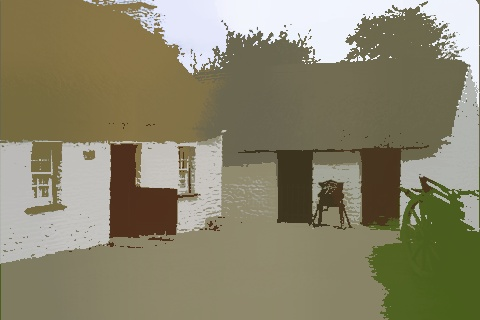
//> input picture trets2018-images/cottage-mean-shifted.jpg, 480 x 320 px
$ ./visual-saliency-static-arrays-reuse ../../../trets2018-images/cottage-mean-shifted.jpg out.png   (built with g++ and OpenCV 4)
//> lines starting //> are read from the running program, lines starting //| are printed output that depends on the picture
#include <opencv2/core/core.hpp>
#include <opencv2/highgui/highgui.hpp>
#include <opencv2/imgproc/imgproc.hpp>
#include <iostream>

using namespace cv;
using namespace std;

template <int h, int w>
void saveImage(string const &fname, unsigned char image[h][w]) {
  uchar **castedImg = new uchar*[h];
  for (int i=0; i<h; ++i)
    castedImg[i] = new uchar[w];

  for (int i=0;i<w;i++) {
    for (int j=0;j<h;j++) {
      castedImg[j][i] = image[j][i];
    }
  }

  /* convert array of pointers to consecutive memory */
  uchar *data = new uchar[w*h];
  for (int j=0; j<h; j++) {
    for (int i=0; i<w; i++) {
      data[w*j+i] = image[j][i];
    }
  }
  Mat newY = Mat(Size(w,h), CV_8UC1, data);
  imwrite(fname,newY);
}

/* lower level: blur 2D filter */
template<int h, int w>
void blurFilter (unsigned char image[h][w]) {
  for (int j=0;j<h;++j) {
    for (int i=0;i<w;++i) {
      int left  = i == 0 ? 0 : i - 1;
      int right = i == w-1 ? i : i + 1;
      int above = j == 0 ? 0 : j - 1;
      int below = j == h-1 ? j : j + 1;
      image[j][i] =
        ( image[above][left] + image[above][i] + image[above][right]
          + image[j][left] + image[j][i] + image[j][right]
          + image[below][left] + image[below][i] +
          image[below][right]) / 9;
    }
  }
}

template <int h, int w>
void fwt(unsigned char image[h][w],unsigned char llBand[h/2][w/2], unsigned char lhBand[h/2][w/2],
         unsigned char hlBand[h/2][w/2],unsigned char hhBand[h/2][w/2]) {
  unsigned char band[h][w/2];
  // low
  for (int row=0;row<h;row++) {
    for (int col=0;col<w;++col) {
      int left = col == 0 ? 0 : col-1;
      int right = col == w-1 ? w-1 : col+1;
      if (col % 2 == 0) { // low
        band[row][(int)(col/2)] =
          min(255,
          image[row][col]
          + ((image[row][left]
              + image[row][right])>>2));
      }
    }
  }

  /* step 2: column wise low */
  for (int row=0;row<h;row++) {
    for (int col=0;col<w/2;++col) {
      int above = row == 0 ? 0 : row-1;
      int below = row == h-1 ? h-1 : row+1;

      if (row % 2 == 0) { // low
        llBand[(int)row/2][col] =
          min(255,
          band[row][col]
          + ((band[above][col]
              + band[below][col])>>2));
      }
      else { // high
        lhBand[(int)row/2][col] =
          max(0,
          band[row][col]
          - ((band[above][col]
              + band[below][col])>>1));
      }
    }
  }

  // recompute band for high
  for (int row=0;row<h;row++) {
    for (int col=0;col<w;++col) {
      int left = col == 0 ? 0 : col-1;
      int right = col == w-1 ? w-1 : col+1;
      if (col % 2 != 0) { // high
      }
        band[row][(int)(col/2)] =
          max(0,
          image[row][col]
          - ((image[row][left]
              + image[row][right])>>1));
    }
  }

  /* step 3: column wise high */
  for (int row=0;row<h;row++) {
    for (int col=0;col<w/2;++col) {
      int above = row == 0 ? 0 : row-1;
      int below = row == h-1 ? h-1 : row+1;

      if (row % 2 == 0) { // low
        hlBand[(int)row/2][col] =
          max(0,
          band[row][col]
          + ((band[above][col]
              + band[below][col])>>2));
      }
      else { // high
        hhBand[(int)row/2][col] =
          max(0,
          band[row][col]
          - ((band[above][col]
              + band[below][col])>>1));
      }
    }
  }
}


template <int h, int w, int scale>
void resizeAndAdd(unsigned char image[h][w],unsigned char scaledImage[h*scale][w*scale]) {
  for (int i=0; i<w*scale; ++i) {
    for (int j=0;j<h*scale; ++j) {
      scaledImage[j][i] += image[j/scale][i/scale];
    }
  }
}

template <int h, int w>
void mapForm(unsigned char l1[h][w],unsigned char l2[h][w],unsigned
char l3[h][w],unsigned char newImage[h][w]) {
  for (int i=0;i<w;++i) {
    for (int j=0;j<h;++j) {
      newImage[j][i] = // (l1[j][i] + l2[j][i] + l3[j][i]);
        std::min ((unsigned char) 255,(unsigned char) (l1[j][i] + l2[j][i] + l3[j][i]));
    }
  }
}

template <int h,int w>
void orientForm(unsigned char image1[h][w],unsigned char
  image2[h][w],unsigned char image3[h][w], unsigned char newImage[h][w]) {
  for (int i=0;i<w;++i) {
    for (int j=0;j<h;++j) {
      newImage[j][i] = // image1[j][i] + image2[j][i] + image3[j][i];
        std::min ((unsigned char) 255,(unsigned char) (image1[j][i] + image2[j][i] + image3[j][i]));
    }
  }
}

template <int h, int w>
void addImages(unsigned char image1[h][w], unsigned char
               newImage[h][w]) {
  for (int i=0;i<w;++i) {
    for (int j=0;j<h;++j) {
      newImage[j][i] = // image1[j][i] + image2[j][i] + image3[j][i];
        std::min ((unsigned char) 255,(unsigned char) (image1[j][i] + newImage[j][i]));
    }
  }
}

template <int w, int h>
void resetImage(unsigned char image [w][h]) {
  for (int i=0;i<w;++i) {
    for (int j=0;j<h;++j) {
      image[j][i] = 0;
    }
  }
}

template <int h, int w>
void mergeBands(unsigned char l1[h/2][w/2], unsigned char
                l2[h/4][w/4], unsigned char l3[h/8][w/8], unsigned
                char map[h][w]) {
  blurFilter<w/2, h/2>(l1);
  blurFilter<w/4, h/4>(l2);
  blurFilter<w/8, h/8>(l3);
  resizeAndAdd<h/2,w/2,2>(l1,map);
  resizeAndAdd<h/4,w/4,4>(l2,map);
  resizeAndAdd<h/8,w/8,8>(l3,map);
}


template <int h, int w>
void visualSaliency(unsigned char image[h][w]) {
  unsigned char ll1[h/2][w/2];
  unsigned char lh1[h/2][w/2];
  unsigned char hl1[h/2][w/2];
  unsigned char hh1[h/2][w/2];
  unsigned char ll2[h/4][w/4];
  unsigned char lh2[h/4][w/4];
  unsigned char hl2[h/4][w/4];
  unsigned char hh2[h/4][w/4];
  unsigned char ll3[h/8][w/8];
  unsigned char lh3[h/8][w/8];
  unsigned char hl3[h/8][w/8];
  unsigned char hh3[h/8][w/8];
  fwt<w,h>(image,ll1,lh1,hl1,hh1);
  fwt<w/2,h/2>(ll1,ll2,lh2,hl2,hh2);
  fwt<w/4,h/4>(ll2,ll3,lh3,hl3,hh3);

  resetImage<h,w>(image);
  mergeBands<h,w>(lh1,lh2,lh3,image);
  mergeBands<h,w>(hl1,hl2,hl3,image);
  mergeBands<h,w>(hh1,hh2,hh3,image);
}


int main( int argc, char** argv )
{
  if( argc != 3)
    {
      cout <<" Usage: ./VisualSaliencyStatic <input_image> <output_image>" << endl;
      return -1;
    }
  const int width=512;
  const int height=512;
  /* parse the image file */
  Mat image;
  image = imread(argv[1], CV_LOAD_IMAGE_COLOR);
//> image is the input picture: 320 rows x 480 cols, CV_8UC3; mean B, G, R 106, 131.5, 136.8
  if(! image.data )
    {
      cout <<  "Could not open or find the image" << std::endl ;
      return -1;
    }

  Mat yuvImage = image.clone();
  cvtColor(image, yuvImage, CV_BGR2YCrCb);
//> yuvImage: 320 rows x 480 cols, CV_8UC3; mean of channels 0, 1, 2 130.2, 132.7, 114.4

  /* extract the Y channel from YUV colour space */
  Mat yuvChan[3];
  split(yuvImage, yuvChan);
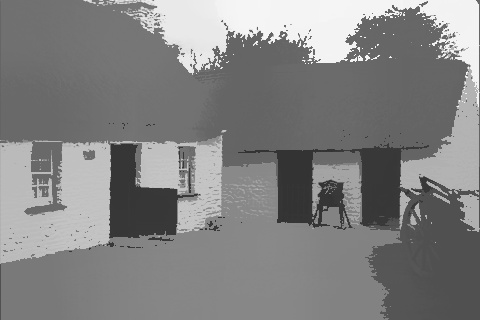
//> yuvChan[0]: 320 rows x 480 cols, CV_8UC1; min 45, max 252, mean 130.2
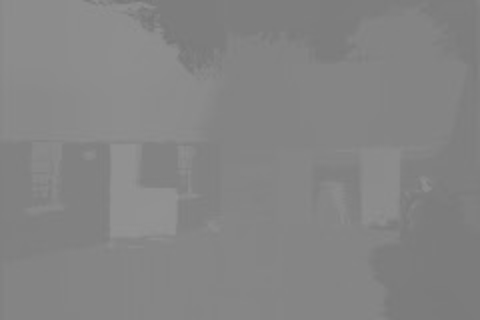
//> yuvChan[1]: 320 rows x 480 cols, CV_8UC1; min 120, max 148, mean 132.7
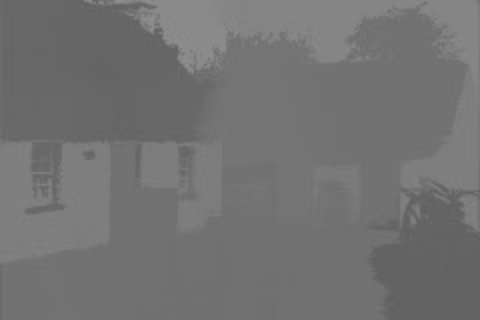
//> yuvChan[2]: 320 rows x 480 cols, CV_8UC1; min 95, max 145, mean 114.4
  Mat y = yuvChan[0];

  uchar **array = new uchar*[height];
  for (int i=0; i<height; ++i)
    array[i] = new uchar[width];

  for (int i=0; i<height; ++i)
    array[i] = y.ptr<uchar>(i);

  unsigned char img[height][width];

  for (int j=0;j<width;j++) {
    for (int i=0;i<height;i++) {
      img[j][i] = array[j][i];
    }
  }

  /* computation on the Y channel */
  visualSaliency<height,width>(img);

  /* save the visually salienty image */
  saveImage<width,height>(argv[2],img);
//> in saveImage, `Mat newY = Mat(Size(w,h), CV_8UC1, data);`:
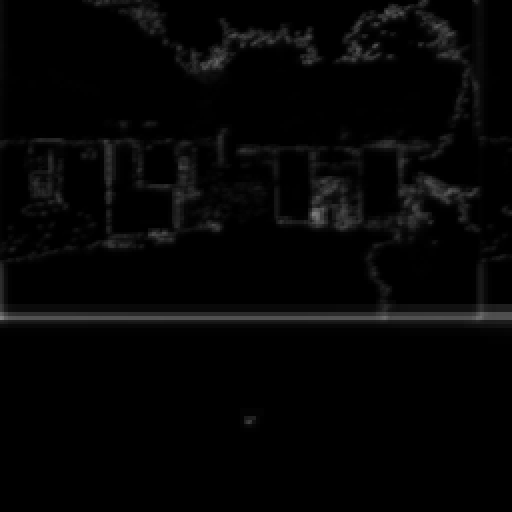
//> newY: 512 rows x 512 cols, CV_8UC1; min 0, max 131, mean 4.9

  return 0;
}
